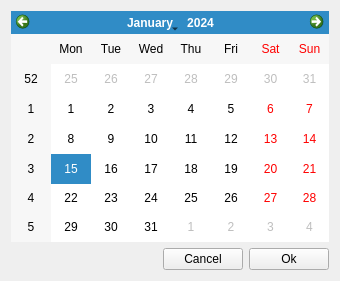
<?xml version="1.0" encoding="UTF-8"?>
<ui version="4.0">
 <class>Calendar</class>
 <widget class="QDialog" name="Calendar">
  <property name="geometry">
   <rect>
    <x>0</x>
    <y>0</y>
    <width>340</width>
    <height>281</height>
   </rect>
  </property>
  <property name="windowTitle">
   <string>Calendar</string>
  </property>
  <layout class="QVBoxLayout" name="verticalLayout">
   <item>
    <widget class="QCalendarWidget" name="calendarWidget"/>
   </item>
   <item>
    <layout class="QHBoxLayout" name="horizontalLayout">
     <item>
      <spacer name="horizontalSpacer">
       <property name="orientation">
        <enum>Qt::Horizontal</enum>
       </property>
       <property name="sizeHint" stdset="0">
        <size>
         <width>40</width>
         <height>20</height>
        </size>
       </property>
      </spacer>
     </item>
     <item>
      <widget class="QPushButton" name="btnCancel">
       <property name="text">
        <string>Cancel</string>
       </property>
       <property name="icon">
        <iconset theme="dialog-error">
         <normaloff>.</normaloff>.</iconset>
       </property>
       <property name="autoDefault">
        <bool>false</bool>
       </property>
      </widget>
     </item>
     <item>
      <widget class="QPushButton" name="btnOk">
       <property name="text">
        <string>Ok</string>
       </property>
       <property name="icon">
        <iconset resource="Icons.qrc">
         <normaloff>:/Icons/Icons/action_add_16xMD.png</normaloff>:/Icons/Icons/action_add_16xMD.png</iconset>
       </property>
       <property name="autoDefault">
        <bool>false</bool>
       </property>
      </widget>
     </item>
    </layout>
   </item>
  </layout>
 </widget>
 <resources>
  <include location="Icons.qrc"/>
 </resources>
 <connections/>
</ui>
